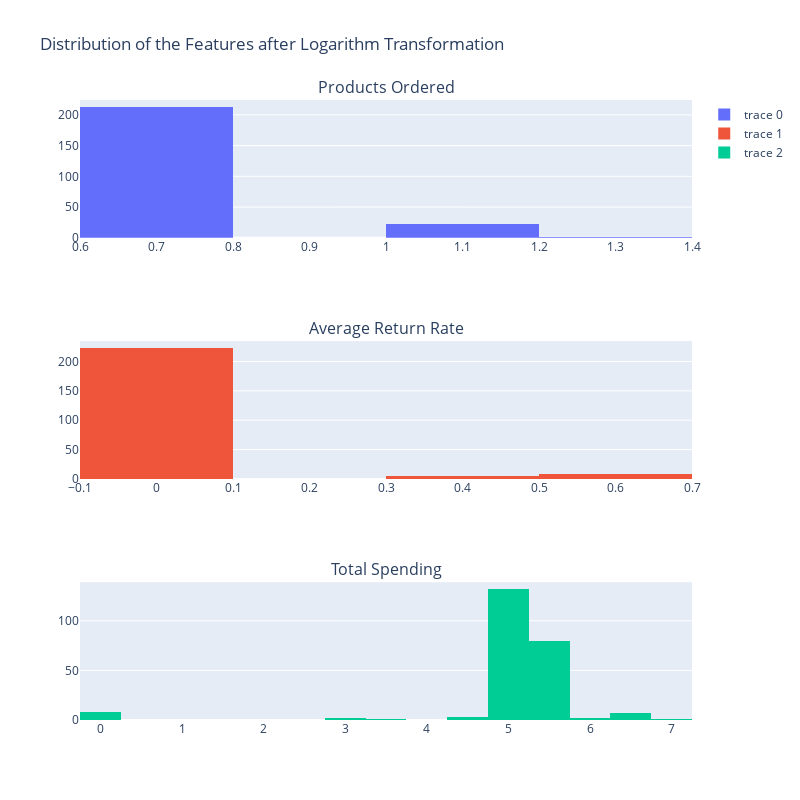

This figure's notebook cell:
### Markdown cell above
Visualize log transformation applied features

### Code cell
fig = make_subplots(rows=3, cols=1,
                   subplot_titles=("Products Ordered", 
                                   "Average Return Rate", 
                                   "Total Spending"))

fig.append_trace(go.Histogram(x=customers.log_products_ordered),
                 row=1, col=1)

fig.append_trace(go.Histogram(x=customers.log_average_return_rate),
                 row=2, col=1)

fig.append_trace(go.Histogram(x=customers.log_total_spending),
                 row=3, col=1)

fig.update_layout(height=800, width=800,
                  title_text="Distribution of the Features after Logarithm Transformation")

fig.show()

### Figure 1 — Plotly figure (JSON) as saved in the notebook; plotly's stock layout.template omitted (floating-point values rounded to 4 significant figures; data arrays with more than 128 entries replaced by an {"elided": "..."} marker saying what was removed)
{"data": [{"type": "histogram", "x": {"elided": "236 float values"}, "xaxis": "x", "yaxis": "y"}, {"type": "histogram", "x": {"elided": "236 float values"}, "xaxis": "x2", "yaxis": "y2"}, {"type": "histogram", "x": {"elided": "236 float values"}, "xaxis": "x3", "yaxis": "y3"}], "layout": {"annotations": [{"font": {"size": 16}, "showarrow": false, "text": "Products Ordered", "x": 0.5, "xanchor": "center", "xref": "paper", "y": 1, "yanchor": "bottom", "yref": "paper"}, {"font": {"size": 16}, "showarrow": false, "text": "Average Return Rate", "x": 0.5, "xanchor": "center", "xref": "paper", "y": 0.6111, "yanchor": "bottom", "yref": "paper"}, {"font": {"size": 16}, "showarrow": false, "text": "Total Spending", "x": 0.5, "xanchor": "center", "xref": "paper", "y": 0.2222, "yanchor": "bottom", "yref": "paper"}], "height": 800, "title": {"text": "Distribution of the Features after Logarithm Transformation"}, "width": 800, "xaxis": {"anchor": "y", "domain": [0, 1]}, "xaxis2": {"anchor": "y2", "domain": [0, 1]}, "xaxis3": {"anchor": "y3", "domain": [0, 1]}, "yaxis": {"anchor": "x", "domain": [0.7778, 1]}, "yaxis2": {"anchor": "x2", "domain": [0.3889, 0.6111]}, "yaxis3": {"anchor": "x3", "domain": [0, 0.2222]}}}
